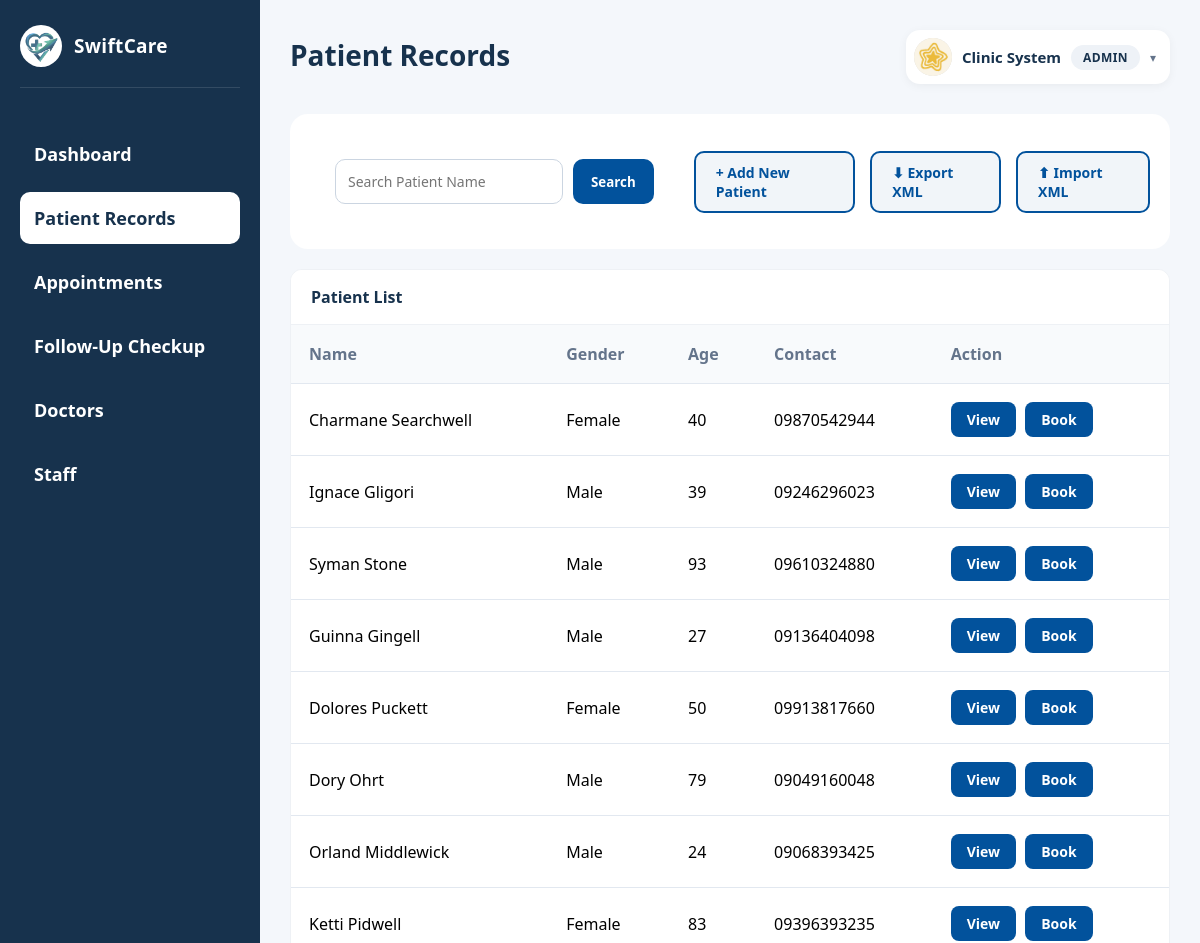
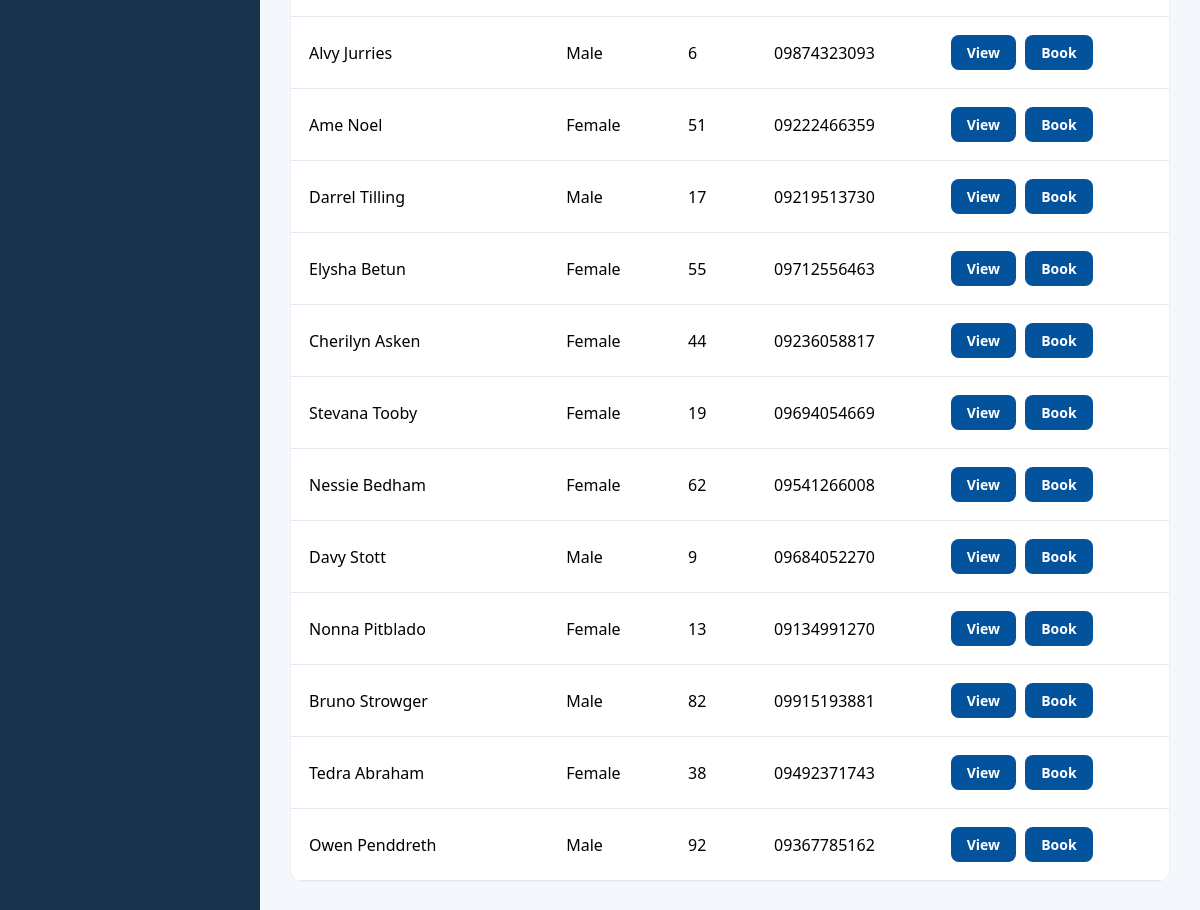
The app's page /view/admin/admin_patientRecord.php (signed in) with its own data (2 pictures, top to bottom).
### tables this page shows
CREATE TABLE `users` (
  `id` int(11) NOT NULL,
  `role` enum('admin','doctor','patient') NOT NULL,
  `first_name` varchar(100) NOT NULL,
  `last_name` varchar(100) NOT NULL,
  `email` varchar(100) NOT NULL,
  `username` varchar(100) DEFAULT NULL,
  `license_number` varchar(50) DEFAULT NULL,
  `schedule_days` varchar(200) DEFAULT NULL,
  `schedule_time_start` varchar(20) DEFAULT NULL,
  `schedule_time_end` varchar(20) DEFAULT NULL,
  `profile_photo` varchar(255) DEFAULT NULL,
  `password` varchar(255) NOT NULL,
  `created_at` timestamp NOT NULL DEFAULT current_timestamp()
);

CREATE TABLE `patients` (
  `id` int(11) NOT NULL,
  `first_name` varchar(100) NOT NULL,
  `last_name` varchar(100) NOT NULL,
  `gender` varchar(20) DEFAULT NULL,
  `birthdate` date DEFAULT NULL,
  `phone` varchar(30) DEFAULT NULL,
  `email` varchar(100) DEFAULT NULL,
  `address` text DEFAULT NULL,
  `emergency_contact` varchar(30) DEFAULT NULL,
  `allergies` text DEFAULT NULL,
  `medical_history` text DEFAULT NULL,
  `created_at` timestamp NOT NULL DEFAULT current_timestamp()
);

### model/User.php (called while the page is built, shortened)
<?php
class User {
    private $conn;
    function __construct($db){
        $this->conn = $db;
    }
    function getUserById($id){
        $query = "SELECT * FROM users WHERE id = :id";
        $stmt = $this->conn->prepare($query);
        $stmt->bindParam(":id", $id);
        $stmt->execute();
        return $stmt->fetch(PDO::FETCH_ASSOC);
    }
}

### model/Patient.php (called while the page is built, shortened)
<?php
class Patient {
    private $conn;
    function __construct($db){
        $this->conn = $db;
    }
    function getAllPatients(){
        $query = "SELECT * FROM patients ORDER BY id DESC";
        $stmt = $this->conn->prepare($query);
        $stmt->execute();
        return $stmt;
    }
}

### view/admin/admin_patientRecord.php (the view, shortened to what this page needs)
<?php
require_once 'C:\xampp\htdocs\clinic1\model\User.php';
require_once 'C:\xampp\htdocs\clinic1\model\Patient.php';
$database = new Database();
$conn = $database->connect();
$user = new User($conn);
$patient = new Patient($conn);
$user_info = $user->getUserById($_SESSION['user_id']);
$search = isset($_POST['search']) ? $_POST['search'] : '';
if (!empty($search)) {
    $patients_result = $patient->searchPatients($search);
} else {
    $patients_result = $patient->getAllPatients();
}
?>
<!DOCTYPE html>
<html lang="en">
<head>
    <link rel="stylesheet" href="../css/admin_dashboard.css">
    <link rel="stylesheet" href="../css/admin.css">
</head>
<body>
<div class="dashboard-container">
    <aside class="sidebar">
        <div class="sidebar-top">
            <img src="http://localhost/clinic1/img/logo.png" class="sidebar-logo">
            <div class="sidebar-clinic-name">
                <h2>SwiftCare</h2>
            </div>
        </div>
        <nav class="sidebar-menu">
            <a href="http://localhost/clinic1/view/admin/admin_dashboard.php" class="menu-item">Dashboard</a>
            <a href="http://localhost/clinic1/view/admin/admin_patientRecord.php" class="menu-item active">Patient Records</a>
            <a href="http://localhost/clinic1/view/admin/admin_appointments.php" class="menu-item">Appointments</a>
            <a href="http://localhost/clinic1/view/admin/admin_followup.php" class="menu-item">Follow-Up Checkup</a>
            <a href="http://localhost/clinic1/view/admin/admin_doctors.php" class="menu-item">Doctors</a>
            <a href="http://localhost/clinic1/view/admin/admin_staff.php" class="menu-item">Staff</a>
        </nav>
    </aside>
    <main class="main-content">
        <header class="topbar">
            <div class="topbar-left">
                <div class="clinic-text">
                    <h1>Patient Records</h1>
                </div>
            </div>
            <div class="user-menu">
                <button type="button" class="user-menu-toggle" onclick="toggleUserMenu(this)">
                    <?php if(!empty($user_info['profile_photo'])): ?>
                    <img src="../../uploads/<?php echo $user_info['profile_photo']; ?>" class="user-avatar" style="object-fit: cover;">
                    <?php else: ?>
                    <div class="user-avatar"></div>
                    <?php endif; ?>
                    <span class="user-name"><?php echo $_SESSION['name']; ?></span>
                    <span class="user-role-badge">Admin</span>
                    <span class="dropdown-arrow">&#9662;</span>
                </button>
            </div>
        </header>
        <div class="search-add-bar">
            <form method="POST" action="http://localhost/clinic1/view/admin/admin_patientRecord.php" class="search-form">
                <input type="text" name="search" placeholder="Search Patient Name" value="<?php echo $search; ?>">
                <button type="submit" name="searchBtn">Search</button>
            </form>
            <a href="http://localhost/clinic1/view/admin/add_patient.php" class="add-new-btn">+ Add New Patient</a>
            <a href="http://localhost/clinic1/xml/export_patients.php" class="add-new-btn">⬇ Export XML</a>
            <a href="http://localhost/clinic1/xml/import_patients.php" class="add-new-btn">⬆ Import XML</a>
        </div>
        <section class="table-section">
            <div class="section-header">
                Patient List
            </div>
            <table class="appointment-table">
                <thead>
                    <tr>
                        <th>Name</th>
                        <th>Gender</th>
                        <th>Age</th>
                        <th>Contact</th>
                        <th>Action</th>
                    </tr>
                </thead>
                <tbody>
                    <?php if ($patients_result->rowCount() > 0): ?>
                        <?php while ($row = $patients_result->fetch(PDO::FETCH_ASSOC)):
                            $birthdate = new DateTime($row['birthdate']);
                            $today = new DateTime('today');
                            $age = $birthdate->diff($today)->y;
                        ?>
                        <tr>
                            <td><?php echo $row['first_name'] . ' ' . $row['last_name']; ?></td>
                            <td><?php echo $row['gender']; ?></td>
                            <td><?php echo $age; ?></td>
                            <td><?php echo $row['phone']; ?></td>
                            <td>
                                <a href="http://localhost/clinic1/view/admin/view_patient.php?id=<?php echo $row['id']; ?>" class="action-btn view-btn">View</a>
                                <a href="http://localhost/clinic1/view/admin/book_consultation.php?patient_id=<?php echo $row['id']; ?>" class="action-btn book-btn">Book</a>
                            </td>
                        </tr>
                        <?php endwhile; ?>
                    <?php else: ?>
                        <tr>
                            <td colspan="5" style="text-align: center; color: #64748b;">No patients found</td>
                        </tr>
                    <?php endif; ?>
                </tbody>
            </table>
        </section>
    </main>
</div>
</body>
</html>

### view/css/admin_dashboard.css (style rules this page uses)
* { margin:0; padding:0; box-sizing:border-box; font-family:"Segoe UI", sans-serif; }
body { background:#f4f7fb; }
.dashboard-container { display:flex; min-height:100vh; }
.sidebar { width:260px; background:#17324d; color:white; padding:25px 20px; }
.sidebar-top { display:flex; align-items:center; gap:12px; text-align:left; padding-bottom:20px; border-bottom:1px solid rgba(255,255,255,0.12); }
.sidebar-logo { width:42px; height:42px; object-fit:cover; border-radius:50%; background:white; padding:3px; flex-shrink:0; }
.sidebar-clinic-name h2 { font-size:19px; font-weight:700; letter-spacing:0.3px; }
.sidebar-menu { margin-top:40px; display:flex; flex-direction:column; gap:12px; }
.menu-item { text-decoration:none; color:white; padding:14px; border-radius:10px; transition:0.3s; display:block; border:none; background:none; width:100%; text-align:left; cursor:pointer; font-size:18px; font-weight:600; }
.active { background:white; color:#17324d; font-weight:bold; }
.main-content { flex:1; padding:30px; }
.topbar { display:flex; justify-content:space-between; align-items:center; margin-bottom:30px; }
.topbar-left { display:flex; align-items:center; gap:15px; }
.clinic-text h1 { font-size:28px; color:#17324d; margin-bottom:4px; }
.user-menu { position:relative; }
.user-menu-toggle { display:flex; align-items:center; gap:10px; background:white; border:none; padding:8px 14px 8px 8px; border-radius:14px; cursor:pointer; box-shadow: 0 2px 10px rgba(0,0,0,0.05); font-family:inherit; }
.user-avatar { width:38px; height:38px; border-radius:50%; background:#d9d9d9; flex-shrink:0; }
.user-name { font-weight:600; color:#17324d; font-size:15px; }
.user-role-badge { background:#eef2f7; color:#17324d; padding:4px 12px; border-radius:20px; font-size:12px; font-weight:700; text-transform:uppercase; letter-spacing:0.4px; }
.dropdown-arrow { color:#64748b; font-size:12px; transition:transform 0.2s ease; }
.table-section { background:white; border-radius:12px; overflow:hidden; border:1px solid #eef1f5; }
.section-header { background:#ffffff; color:#17324d; padding:16px 20px; font-size:16px; font-weight:700; border-bottom:1px solid #eef1f5; }
.appointment-table { width:100%; border-collapse:collapse; }
.appointment-table th, .appointment-table td { padding:18px; border-bottom:1px solid #e2e8f0; text-align:left; }
.appointment-table th { background:#f8fafc; color:#64748b; }

### view/css/admin.css (style rules this page uses)
.search-add-bar { padding: 20px; display: flex; justify-content: space-between; align-items: center; gap: 15px; background: white; border-radius: 18px; margin-bottom: 20px; }
.search-form { display: flex; gap: 10px; flex: 1; }
.search-form input { flex: 1; padding: 12px; border: 1px solid #cbd5e1; border-radius: 10px; font-size: 14px; }
.search-form button { background: #02529c; color: white; border: none; padding: 12px 18px; border-radius: 10px; cursor: pointer; font-weight: 600; }
.add-new-btn { background: #f1f5f9; color: #02529c; border: 2px solid #02529c; padding: 10px 20px; border-radius: 10px; cursor: pointer; font-weight: 600; font-size: 14px; text-decoration: none; display: inline-block; transition: background 0.2s, color 0.2s; }
.action-btn { padding: 8px 14px; border-radius: 8px; font-weight: 600; font-size: 13px; transition: 0.3s; border: none; cursor: pointer; margin-right: 5px; text-decoration: none; }
.view-btn { background: #17324d; color: white; }
.book-btn { background: #02529c; color: white; }
* { margin: 0; padding: 0; box-sizing: border-box; font-family: "Segoe UI", sans-serif; }
form { padding: 25px; }
input, select { padding: 12px; border: 1px solid #cbd5e1; border-radius: 10px; font-size: 14px; outline: none; }
.action-btn { padding: 8px 16px; border-radius: 8px; font-size: 14px; font-weight: 600; text-decoration: none; display: inline-block; }
.view-btn { background: #02529c; color: white; }

### records on screen
users: profile_photo (picture)
patients: first_name "Charmane", last_name "Searchwell", gender "Female", birthdate "40", phone "09870542944"
patients: first_name "Ignace", last_name "Gligori", gender "Male", birthdate "39", phone "09246296023"
patients: first_name "Syman", last_name "Stone", gender "Male", birthdate "93", phone "09610324880"
patients: first_name "Guinna", last_name "Gingell", gender "Male", birthdate "27", phone "09136404098"
patients: first_name "Dolores", last_name "Puckett", gender "Female", birthdate "50", phone "09913817660"
patients: first_name "Dory", last_name "Ohrt", gender "Male", birthdate "79", phone "09049160048"
patients: first_name "Orland", last_name "Middlewick", gender "Male", birthdate "24", phone "09068393425"
patients: first_name "Ketti", last_name "Pidwell", gender "Female", birthdate "83", phone "09396393235"
patients: first_name "Alvy", last_name "Jurries", gender "Male", birthdate "6", phone "09874323093"
patients: first_name "Ame", last_name "Noel", gender "Female", birthdate "51", phone "09222466359"
patients: first_name "Darrel", last_name "Tilling", gender "Male", birthdate "17", phone "09219513730"
patients: first_name "Elysha", last_name "Betun", gender "Female", birthdate "55", phone "09712556463"
patients: first_name "Cherilyn", last_name "Asken", gender "Female", birthdate "44", phone "09236058817"
patients: first_name "Stevana", last_name "Tooby", gender "Female", birthdate "19", phone "09694054669"
patients: first_name "Nessie", last_name "Bedham", gender "Female", birthdate "62", phone "09541266008"
patients: first_name "Davy", last_name "Stott", gender "Male", birthdate "9", phone "09684052270"
patients: first_name "Nonna", last_name "Pitblado", gender "Female", birthdate "13", phone "09134991270"
patients: first_name "Bruno", last_name "Strowger", gender "Male", birthdate "82", phone "09915193881"
patients: first_name "Tedra", last_name "Abraham", gender "Female", birthdate "38", phone "09492371743"
patients: first_name "Owen", last_name "Penddreth", gender "Male", birthdate "92", phone "09367785162"

### other values on screen
$_SESSION['name'] "Clinic System"
